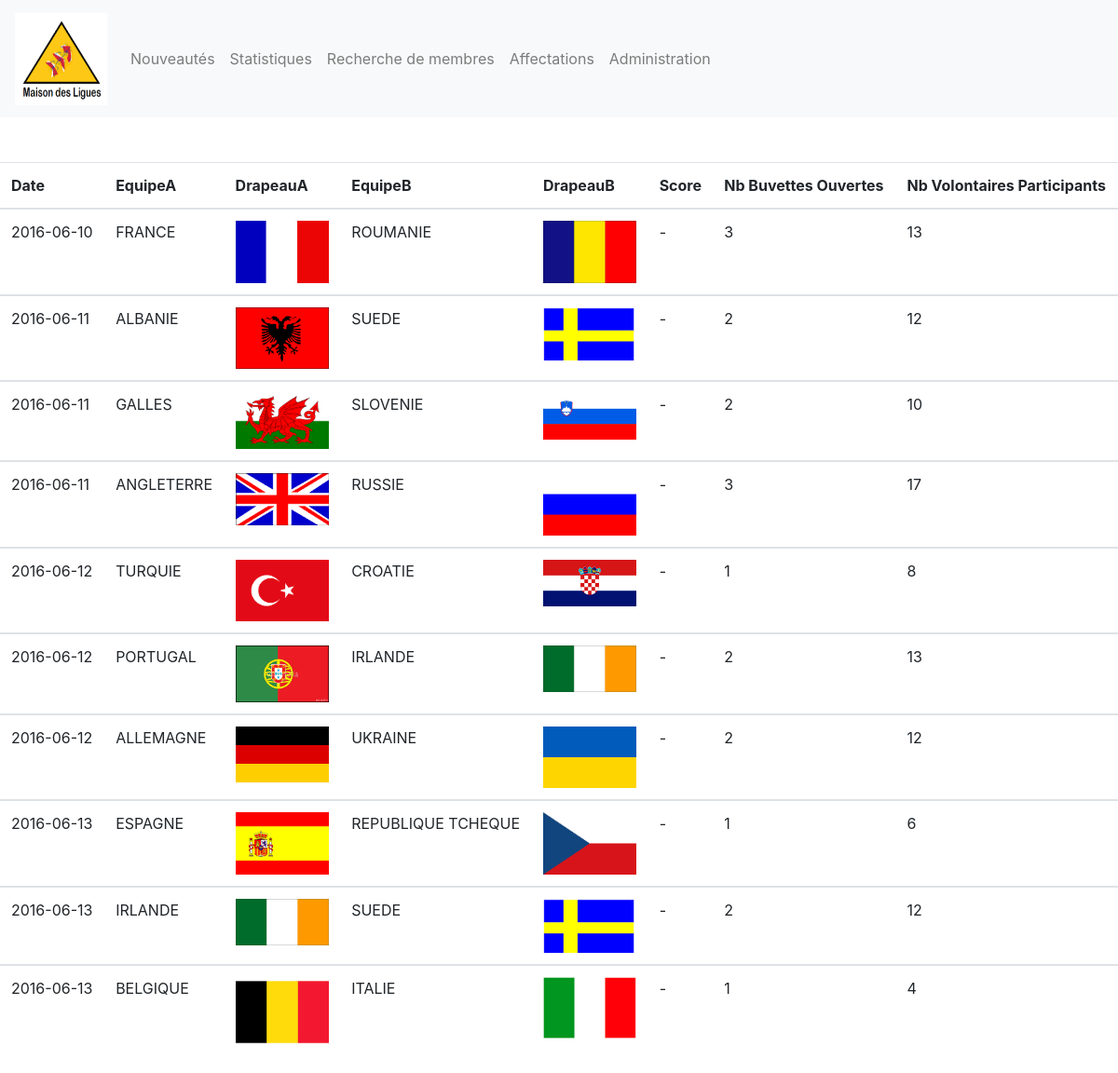
The page / on the database its author committed.
### tables this page shows
CREATE TABLE Matchs
(
  idM int(11) NOT NULL,
  dateM date NOT NULL,
  eqA varchar(20) NOT NULL,
  eqB varchar(20) NOT NULL,
  scoreA int(11) DEFAULT NULL,
  scoreB int(11) DEFAULT NULL
);

CREATE TABLE Equipe 
(
  idE varchar(5) NOT NULL,
  pays tinytext NOT NULL,
  drapeau tinytext NOT NULL
);

### fonctions.php (the view, shortened to what this page needs)
<?php
function affichematch($idM)
{
    require 'Connect.php';
    $i = 0;
    $sql = 'SELECT COUNT(idB) AS ddb from EstOuverte group by idM';
    $sth = $dbh->query($sql);
    $result = $sth->fetchAll(PDO::FETCH_ASSOC);
    foreach ($result as $row) {
        $ddb[$i] = $row['ddb'];
        $i++;
    }
    $i = 0;
    $sql = 'SELECT count(DISTINCT idV) AS ddv FROM EstPresent GROUP BY idM';
    $sth = $dbh->query($sql);
    $result = $sth->fetchAll(PDO::FETCH_ASSOC);
    foreach ($result as $row) {
        $ddv[$i] = $row['ddv'];
        $i++;
    }
    $i = 0;
    $sql = 'SELECT dateM, e1.pays AS p1, e1.drapeau AS drapeau1, e2.pays AS p2, e2.drapeau AS drapeau2, scoreA, scoreB FROM Matchs, Equipe AS e1, Equipe AS e2 WHERE Matchs.eqA = e1.idE AND Matchs.eqB = e2.idE';
    $sth = $dbh->query($sql);
    $result = $sth->fetchAll(PDO::FETCH_ASSOC);
    echo '<Table class="table">';
    echo '<thead>';
    echo '<tr>';
    echo '<th scope="col"> Date </th>';
    echo '<th scope="col"> EquipeA </th>';
    echo '<th scope="col"> DrapeauA </th>';
    echo '<th scope="col"> EquipeB </th>';
    echo '<th scope="col"> DrapeauB </th>';
    echo '<th scope="col"> Score </th>';
    echo '<th scope="col"> Nb Buvettes Ouvertes </th>';
    echo '<th scope="col"> Nb Volontaires Participants </th>';
    echo '</tr>';
    echo '</thead>';
    foreach ($result as $row) {
        echo '<tbody>';
        echo '<tr>';
        echo '<td>';
        echo $row['dateM'];
        echo '</td>';
        echo '<td>';
        echo $row['p1'];
        echo '</td>';
        echo '<td>';
        echo '<img src="' . $row['drapeau1'] . '" width="100"/>';
        echo '</td>';
        echo '<td>';
        echo $row['p2'];
        echo '</td>';
        echo '<td>';
        echo '<img src="' . $row['drapeau2'] . '" width="100"/>';
        echo '</td>';
        echo '<td>';
        echo ' - ';
        echo '</td>';
        echo '<td>';
        echo $ddb[$i];
        echo '</td>';
        echo '<td>';
        echo $ddv[$i];
        echo '</td>';
        $i++;
    }
    echo '</tr>';
    echo '</tbody>';
    echo '</table>';
}

### index.php (shortened to what this page needs)
<!DOCTYPE html>
<html lang="fr">
<head>
    <link rel="stylesheet" href="https://stackpath.bootstrapcdn.com/bootstrap/4.4.1/css/bootstrap.min.css"
>
</head>
<body>
    <?php
include_once 'nav.php';
require 'fonctions.php';
echo '<div class="mx-auto" style="width: 1200px;">';
$idM = 0;
affichematch($idM);
echo '</div>';
?>
</body>
</html>

### nav.php (shortened to what this page needs)
<nav class="navbar navbar-expand-lg navbar-light bg-light">
  <a class="navbar-brand">
    <img src="img\logo.png" width="100" height="100" alt="">
  </a>
  <div class="collapse navbar-collapse" id="navbarSupportedContent">
    <ul class="navbar-nav mr-auto">
      <a class="nav-link" href="index.php">Nouveautés <span class="sr-only">(current)</span></a>
      <li class="nav-item">
        <a class="nav-link" href="stats.php">Statistiques </a>
      </li>
      <li class="nav-item">
        <a class="nav-link" href="rm.php">Recherche de membres </a>
      </li>
      <li class="nav-item">
        <a class="nav-link" href="Affectation.php">Affectations </a>
      </li>
      <li class="nav-item">
        <a class="nav-link" href="login.php">Administration </a>
      </li>
    </ul>
  </div>
</nav>

### rows shown on the page
matchs: dateM "2016-06-10", eqA.pays "FRANCE", eqA.drapeau (picture), eqB.pays "ROUMANIE", eqB.drapeau (picture), i "3", i "13"
matchs: dateM "2016-06-11", eqA.pays "ALBANIE", eqA.drapeau (picture), eqB.pays "SUEDE", eqB.drapeau (picture), i "2", i "12"
matchs: dateM "2016-06-11", eqA.pays "GALLES", eqA.drapeau (picture), eqB.pays "SLOVENIE", eqB.drapeau (picture), i "2", i "10"
matchs: dateM "2016-06-11", eqA.pays "ANGLETERRE", eqA.drapeau (picture), eqB.pays "RUSSIE", eqB.drapeau (picture), i "3", i "17"
matchs: dateM "2016-06-12", eqA.pays "TURQUIE", eqA.drapeau (picture), eqB.pays "CROATIE", eqB.drapeau (picture), i "1", i "8"
matchs: dateM "2016-06-12", eqA.pays "PORTUGAL", eqA.drapeau (picture), eqB.pays "IRLANDE", eqB.drapeau (picture), i "2", i "13"
matchs: dateM "2016-06-12", eqA.pays "ALLEMAGNE", eqA.drapeau (picture), eqB.pays "UKRAINE", eqB.drapeau (picture), i "2", i "12"
matchs: dateM "2016-06-13", eqA.pays "ESPAGNE", eqA.drapeau (picture), eqB.pays "REPUBLIQUE TCHEQUE", eqB.drapeau (picture), i "1", i "6"
matchs: dateM "2016-06-13", eqA.pays "IRLANDE", eqA.drapeau (picture), eqB.pays "SUEDE", eqB.drapeau (picture), i "2", i "12"
matchs: dateM "2016-06-13", eqA.pays "BELGIQUE", eqA.drapeau (picture), eqB.pays "ITALIE", eqB.drapeau (picture), i "1", i "4"
